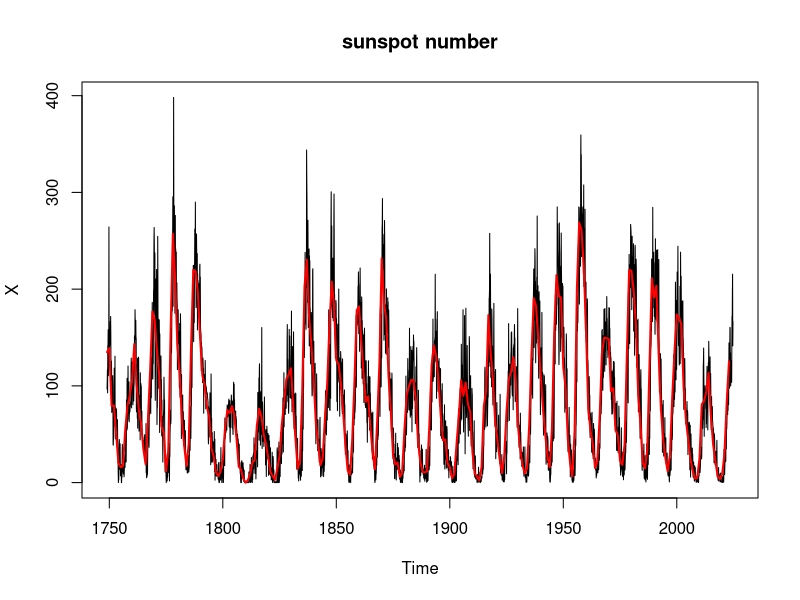
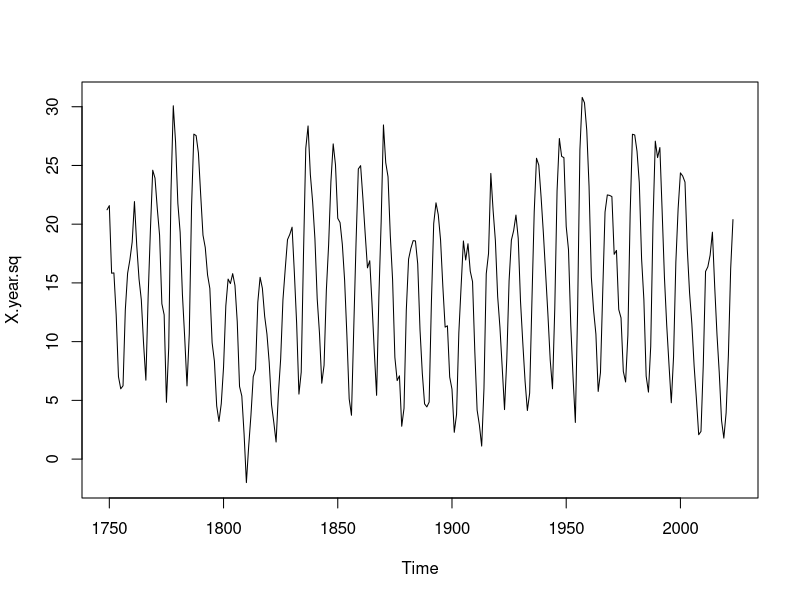
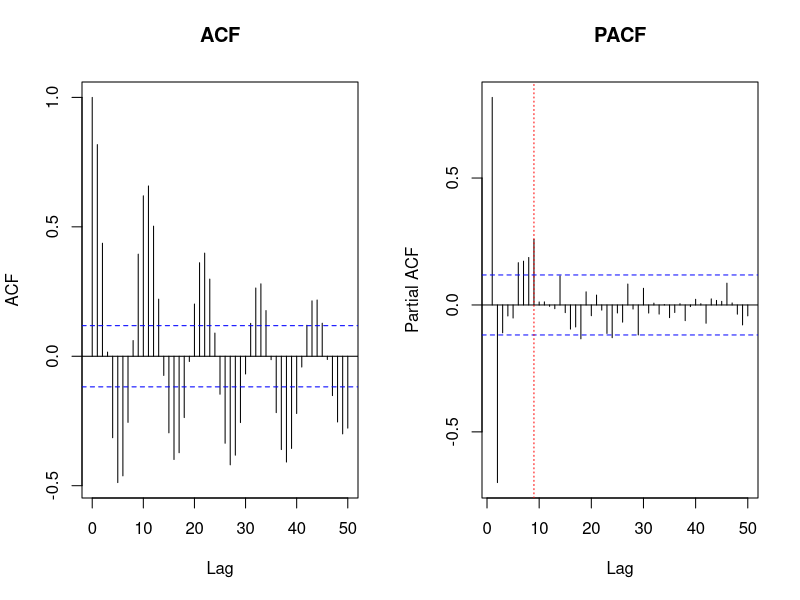
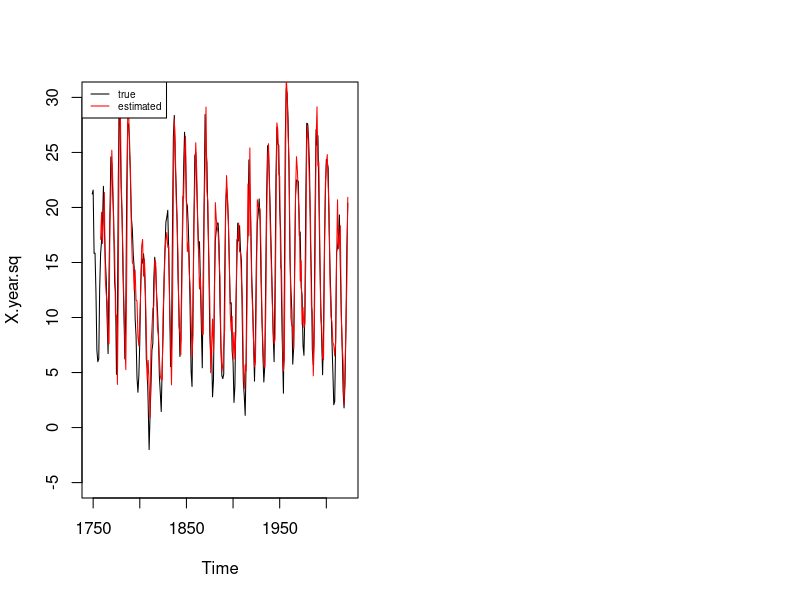
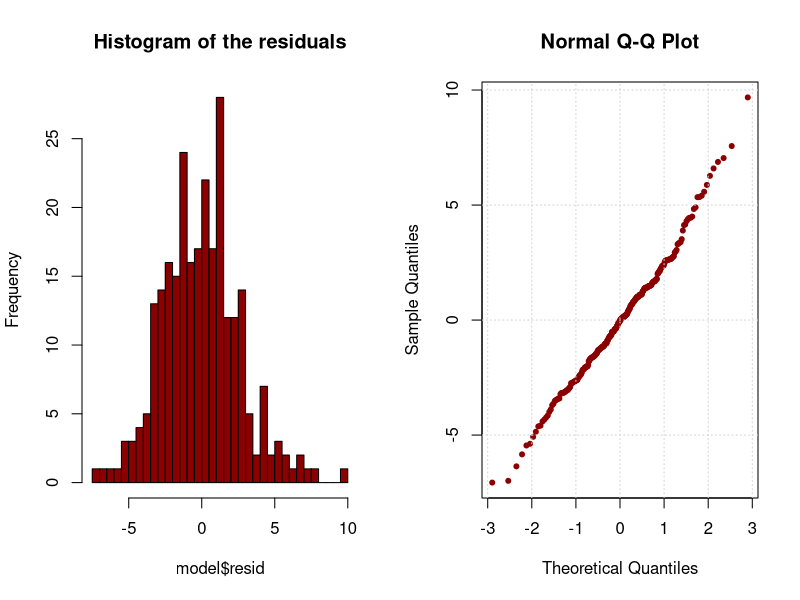

These charts were generated, in order, by the following R code:
## Example Forecasting Time Series 1.7

X = sunspot.month
plot(X, main = "sunspot number")
X.year = aggregate(X, nfrequency = 1, FUN = mean)
lines(X.year, col = "red", lwd = 2)

# Box-Cox squarte root transformation
X.year.sq = (sqrt(X.year) - 1) * 2
plot(X.year.sq)

# Compute Autocorrelation and partial autocorrelation
par(mfrow = c(1, 2))
acf(X.year.sq, lag.max = 50, main = "ACF")
pacf(X.year.sq, lag.max = 50, main = "PACF")
abline(v = 9, col = "red", lty = 3)

## Example Forecasting Time Series 1.8
# Create model using Burg Method
model = ar(X.year.sq, method = "burg", aic = F, order.max = 9)
# Plot
plot(X.year.sq, ylim = c(-5, 30))
lines(X.year.sq - model$resid, col = "red")
legend("topleft", legend = c("true", "estimated"), col = c("black",
                                                           "red"), lty = 1, cex = 0.6)

# show model:
model

# Examine Residual plots:
par(mfrow=c(1,2))
hist(model$resid, nclass = 50, col = "darkred", 
     main = "Histogram of the residuals")
qqnorm(model$resid, col = "darkred", pch=20); grid()
